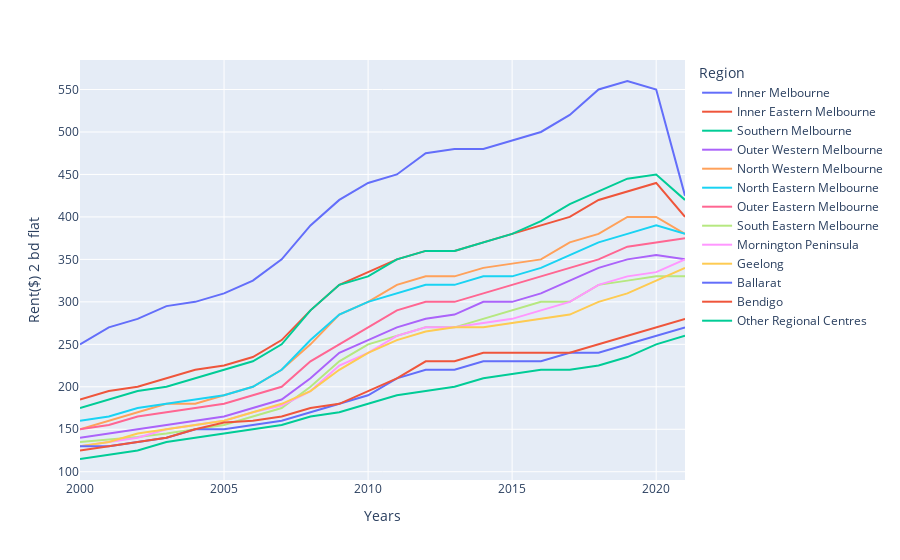

Notebook code cell kept with this figure:
### Code cell
#Display the Rents of June from 2000 to 2021 for 2 bedroom flat in all regions
fig6 = px.line(df5, x="Years", y='Rent($) 2 bd flat', color = 'Region')
fig6.show()

### Figure 1 — Plotly figure (JSON) as saved in the notebook; plotly's stock layout.template omitted (floating-point values rounded to 4 significant figures)
{"data": [{"hovertemplate": "Region=Inner Melbourne<br>Years=%{x}<br>Rent($) 2 bd flat=%{y}<extra></extra>", "legendgroup": "Inner Melbourne", "line": {"color": "#636efa", "dash": "solid"}, "marker": {"symbol": "circle"}, "mode": "lines", "name": "Inner Melbourne", "orientation": "v", "showlegend": true, "type": "scatter", "x": [2000, 2001, 2002, 2003, 2004, 2005, 2006, 2007, 2008, 2009, 2010, 2011, 2012, 2013, 2014, 2015, 2016, 2017, 2018, 2019, 2020, 2021], "xaxis": "x", "y": [250, 270, 280, 295, 300, 310, 325, 350, 390, 420, 440, 450, 475, 480, 480, 490, 500, 520, 550, 560, 550, 425], "yaxis": "y"}, {"hovertemplate": "Region=Inner Eastern Melbourne<br>Years=%{x}<br>Rent($) 2 bd flat=%{y}<extra></extra>", "legendgroup": "Inner Eastern Melbourne", "line": {"color": "#EF553B", "dash": "solid"}, "marker": {"symbol": "circle"}, "mode": "lines", "name": "Inner Eastern Melbourne", "orientation": "v", "showlegend": true, "type": "scatter", "x": [2000, 2001, 2002, 2003, 2004, 2005, 2006, 2007, 2008, 2009, 2010, 2011, 2012, 2013, 2014, 2015, 2016, 2017, 2018, 2019, 2020, 2021], "xaxis": "x", "y": [185, 195, 200, 210, 220, 225, 235, 255, 290, 320, 335, 350, 360, 360, 370, 380, 390, 400, 420, 430, 440, 400], "yaxis": "y"}, {"hovertemplate": "Region=Southern Melbourne<br>Years=%{x}<br>Rent($) 2 bd flat=%{y}<extra></extra>", "legendgroup": "Southern Melbourne", "line": {"color": "#00cc96", "dash": "solid"}, "marker": {"symbol": "circle"}, "mode": "lines", "name": "Southern Melbourne", "orientation": "v", "showlegend": true, "type": "scatter", "x": [2000, 2001, 2002, 2003, 2004, 2005, 2006, 2007, 2008, 2009, 2010, 2011, 2012, 2013, 2014, 2015, 2016, 2017, 2018, 2019, 2020, 2021], "xaxis": "x", "y": [175, 185, 195, 200, 210, 220, 230, 250, 290, 320, 330, 350, 360, 360, 370, 380, 395, 415, 430, 445, 450, 420], "yaxis": "y"}, {"hovertemplate": "Region=Outer Western Melbourne<br>Years=%{x}<br>Rent($) 2 bd flat=%{y}<extra></extra>", "legendgroup": "Outer Western Melbourne", "line": {"color": "#ab63fa", "dash": "solid"}, "marker": {"symbol": "circle"}, "mode": "lines", "name": "Outer Western Melbourne", "orientation": "v", "showlegend": true, "type": "scatter", "x": [2000, 2001, 2002, 2003, 2004, 2005, 2006, 2007, 2008, 2009, 2010, 2011, 2012, 2013, 2014, 2015, 2016, 2017, 2018, 2019, 2020, 2021], "xaxis": "x", "y": [140, 145, 150, 155, 160, 165, 175, 185, 210, 240, 255, 270, 280, 285, 300, 300, 310, 325, 340, 350, 355, 350], "yaxis": "y"}, {"hovertemplate": "Region=North Western Melbourne<br>Years=%{x}<br>Rent($) 2 bd flat=%{y}<extra></extra>", "legendgroup": "North Western Melbourne", "line": {"color": "#FFA15A", "dash": "solid"}, "marker": {"symbol": "circle"}, "mode": "lines", "name": "North Western Melbourne", "orientation": "v", "showlegend": true, "type": "scatter", "x": [2000, 2001, 2002, 2003, 2004, 2005, 2006, 2007, 2008, 2009, 2010, 2011, 2012, 2013, 2014, 2015, 2016, 2017, 2018, 2019, 2020, 2021], "xaxis": "x", "y": [150, 160, 170, 180, 180, 190, 200, 220, 250, 285, 300, 320, 330, 330, 340, 345, 350, 370, 380, 400, 400, 380], "yaxis": "y"}, {"hovertemplate": "Region=North Eastern Melbourne<br>Years=%{x}<br>Rent($) 2 bd flat=%{y}<extra></extra>", "legendgroup": "North Eastern Melbourne", "line": {"color": "#19d3f3", "dash": "solid"}, "marker": {"symbol": "circle"}, "mode": "lines", "name": "North Eastern Melbourne", "orientation": "v", "showlegend": true, "type": "scatter", "x": [2000, 2001, 2002, 2003, 2004, 2005, 2006, 2007, 2008, 2009, 2010, 2011, 2012, 2013, 2014, 2015, 2016, 2017, 2018, 2019, 2020, 2021], "xaxis": "x", "y": [160, 165, 175, 180, 185, 190, 200, 220, 255, 285, 300, 310, 320, 320, 330, 330, 340, 355, 370, 380, 390, 380], "yaxis": "y"}, {"hovertemplate": "Region=Outer Eastern Melbourne<br>Years=%{x}<br>Rent($) 2 bd flat=%{y}<extra></extra>", "legendgroup": "Outer Eastern Melbourne", "line": {"color": "#FF6692", "dash": "solid"}, "marker": {"symbol": "circle"}, "mode": "lines", "name": "Outer Eastern Melbourne", "orientation": "v", "showlegend": true, "type": "scatter", "x": [2000, 2001, 2002, 2003, 2004, 2005, 2006, 2007, 2008, 2009, 2010, 2011, 2012, 2013, 2014, 2015, 2016, 2017, 2018, 2019, 2020, 2021], "xaxis": "x", "y": [150, 155, 165, 170, 175, 180, 190, 200, 230, 250, 270, 290, 300, 300, 310, 320, 330, 340, 350, 365, 370, 375], "yaxis": "y"}, {"hovertemplate": "Region=South Eastern Melbourne<br>Years=%{x}<br>Rent($) 2 bd flat=%{y}<extra></extra>", "legendgroup": "South Eastern Melbourne", "line": {"color": "#B6E880", "dash": "solid"}, "marker": {"symbol": "circle"}, "mode": "lines", "name": "South Eastern Melbourne", "orientation": "v", "showlegend": true, "type": "scatter", "x": [2000, 2001, 2002, 2003, 2004, 2005, 2006, 2007, 2008, 2009, 2010, 2011, 2012, 2013, 2014, 2015, 2016, 2017, 2018, 2019, 2020, 2021], "xaxis": "x", "y": [135, 138, 141, 145, 150, 155, 165, 175, 200, 230, 250, 260, 270, 270, 280, 290, 300, 300, 320, 325, 330, 330], "yaxis": "y"}, {"hovertemplate": "Region=Mornington Peninsula<br>Years=%{x}<br>Rent($) 2 bd flat=%{y}<extra></extra>", "legendgroup": "Mornington Peninsula", "line": {"color": "#FF97FF", "dash": "solid"}, "marker": {"symbol": "circle"}, "mode": "lines", "name": "Mornington Peninsula", "orientation": "v", "showlegend": true, "type": "scatter", "x": [2000, 2001, 2002, 2003, 2004, 2005, 2006, 2007, 2008, 2009, 2010, 2011, 2012, 2013, 2014, 2015, 2016, 2017, 2018, 2019, 2020, 2021], "xaxis": "x", "y": [130, 135, 140, 150, 155, 160, 170, 178, 195, 225, 240, 260, 270, 270, 275, 280, 290, 300, 320, 330, 335, 350], "yaxis": "y"}, {"hovertemplate": "Region=Geelong<br>Years=%{x}<br>Rent($) 2 bd flat=%{y}<extra></extra>", "legendgroup": "Geelong", "line": {"color": "#FECB52", "dash": "solid"}, "marker": {"symbol": "circle"}, "mode": "lines", "name": "Geelong", "orientation": "v", "showlegend": true, "type": "scatter", "x": [2000, 2001, 2002, 2003, 2004, 2005, 2006, 2007, 2008, 2009, 2010, 2011, 2012, 2013, 2014, 2015, 2016, 2017, 2018, 2019, 2020, 2021], "xaxis": "x", "y": [130, 135, 145, 150, 155, 160, 170, 180, 195, 220, 240, 255, 265, 270, 270, 275, 280, 285, 300, 310, 325, 340], "yaxis": "y"}, {"hovertemplate": "Region=Ballarat<br>Years=%{x}<br>Rent($) 2 bd flat=%{y}<extra></extra>", "legendgroup": "Ballarat", "line": {"color": "#636efa", "dash": "solid"}, "marker": {"symbol": "circle"}, "mode": "lines", "name": "Ballarat", "orientation": "v", "showlegend": true, "type": "scatter", "x": [2000, 2001, 2002, 2003, 2004, 2005, 2006, 2007, 2008, 2009, 2010, 2011, 2012, 2013, 2014, 2015, 2016, 2017, 2018, 2019, 2020, 2021], "xaxis": "x", "y": [130, 130, 135, 140, 150, 150, 155, 160, 170, 180, 190, 210, 220, 220, 230, 230, 230, 240, 240, 250, 260, 270], "yaxis": "y"}, {"hovertemplate": "Region=Bendigo<br>Years=%{x}<br>Rent($) 2 bd flat=%{y}<extra></extra>", "legendgroup": "Bendigo", "line": {"color": "#EF553B", "dash": "solid"}, "marker": {"symbol": "circle"}, "mode": "lines", "name": "Bendigo", "orientation": "v", "showlegend": true, "type": "scatter", "x": [2000, 2001, 2002, 2003, 2004, 2005, 2006, 2007, 2008, 2009, 2010, 2011, 2012, 2013, 2014, 2015, 2016, 2017, 2018, 2019, 2020, 2021], "xaxis": "x", "y": [125, 130, 135, 140, 150, 158, 160, 165, 175, 180, 195, 210, 230, 230, 240, 240, 240, 240, 250, 260, 270, 280], "yaxis": "y"}, {"hovertemplate": "Region=Other Regional Centres<br>Years=%{x}<br>Rent($) 2 bd flat=%{y}<extra></extra>", "legendgroup": "Other Regional Centres", "line": {"color": "#00cc96", "dash": "solid"}, "marker": {"symbol": "circle"}, "mode": "lines", "name": "Other Regional Centres", "orientation": "v", "showlegend": true, "type": "scatter", "x": [2000, 2001, 2002, 2003, 2004, 2005, 2006, 2007, 2008, 2009, 2010, 2011, 2012, 2013, 2014, 2015, 2016, 2017, 2018, 2019, 2020, 2021], "xaxis": "x", "y": [115, 120, 125, 135, 140, 145, 150, 155, 165, 170, 180, 190, 195, 200, 210, 215, 220, 220, 225, 235, 250, 260], "yaxis": "y"}], "layout": {"legend": {"title": {"text": "Region"}, "tracegroupgap": 0}, "margin": {"t": 60}, "xaxis": {"anchor": "y", "domain": [0, 1], "title": {"text": "Years"}}, "yaxis": {"anchor": "x", "domain": [0, 1], "title": {"text": "Rent($) 2 bd flat"}}}}
